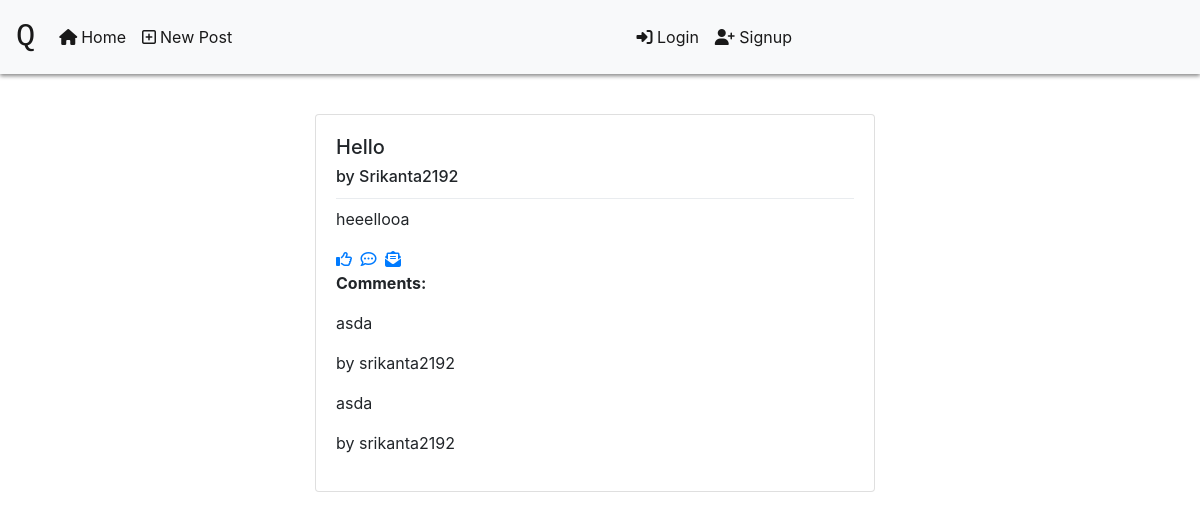
Page /quora/3/ on the committed database.
### quora/models.py (models this page shows)
class Post(models.Model):
    user = models.ForeignKey(User, on_delete=models.CASCADE, default=DEFAULT_USER_ID)
    title = models.CharField(max_length=200, default="Post")
    content = models.TextField(max_length=400, default="Conetnt")
    created_at = models.DateTimeField('date post created', default=timezone.now())

class Comment(models.Model):
    content = models.TextField(max_length=1000, default="")
    by = models.ForeignKey(User, on_delete=models.CASCADE, default=DEFAULT_USER_ID)
    post = models.ForeignKey(Post, on_delete=models.CASCADE, default=DEFAULT_POST_ID)

### quora/views.py (the view)
# urls.py: url(r'^(?P<post_id>[0-9]+)/$', viewPost, name='viewPost'),
def viewPost(request, post_id):
    user = get_user(request)
    template = 'quora/post/view.html'
    context = viewPost_api_helper(user, post_id)
    if context is not None:
        return render(request, template, context)
    elif context is None:
        raise Http404

### quora/views.py (called while the page is built)
def viewPost_api_helper(user, post_id):
    try:
        post = Post.objects.get(pk=post_id)
        comment = Comment.objects.filter(post_id=post_id)
        context = {'post': post, 'comment': comment, 'username': user.username}
    except ObjectDoesNotExist:
        context = None
    return context

### quora/templates/quora/post/view.html (shortened to what this page needs)
{% extends 'index.html'%}
{% block content %}
<div class="card card_things">
    <div class="card-body">
        <div class="card-title">
            <h5>{{post.title|title}}</h5>
            <h6>by {{post.user.username|title}}</h6>
        </div>
        <div class="dropdown-divider"></div>
        <div class="card-text">
            <div class="col-sm-12 pl-0">
                <p>{{post.content}}</p>
            </div>
            <div class="col-sm-12 pl-0">
                {% if post.liked_by_session_user %}
                <a href="{% url 'quora:like' post.id %}"><i class="fas fa-thumbs-up"></i></a>
                {% else %}
                <a href="{% url 'quora:like' post.id %}"><i class="far fa-thumbs-up"></i></a>
                {% endif %} <a class="ml-1" href="{% url 'quora:commentPage' post.id%}"><i class="far fa-comment-dots"></i></a>
                <a class="ml-1" href="{% url 'quora:viewPost' post.id %}"><i class="fas fa-envelope-open-text"></i></a>
            </div>
            <div class="col-sm-12 pl-0">
                {%if comment%}
                <p>
                    <b>Comments:</b>
                </p>
                {%for c in comment%}
                <div>
                    <p>{{c.content}}
                    </p>
                    <p>by {{c.by.username}}</p>
                </div>
                {%endfor%}
                {%endif%}
            </div>
        </div>
    </div>
</div>
{% endblock %}

### quora/static/quora/style.css (style rules this page uses)
.body_class { background: #ffffff }
.card_things { width: 35rem; margin-top:2.5rem; }

### rows in the picture
Post: title "Hello", user.username "Srikanta2192", content "heeellooa"
Comment: content "asda", by.username "srikanta2192"
Comment: content "asda", by.username "srikanta2192"
